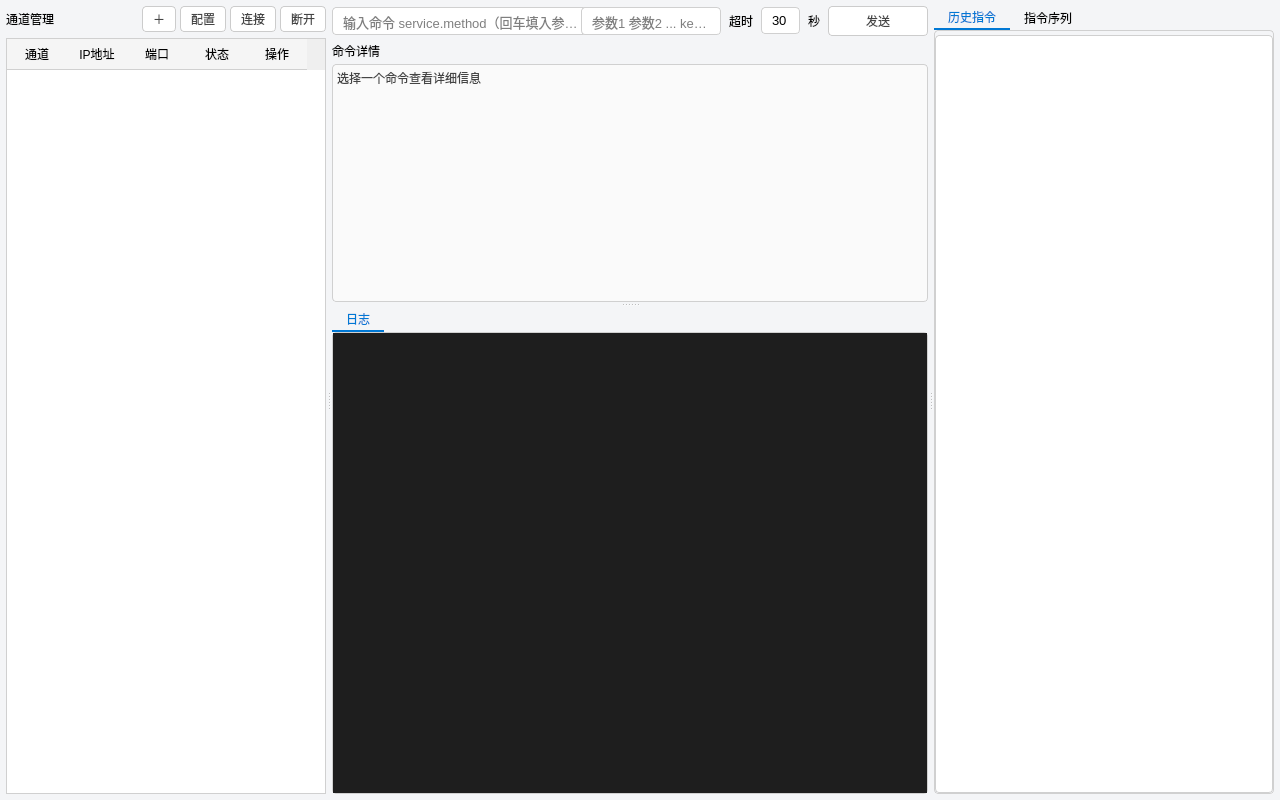
<?xml version="1.0" encoding="UTF-8"?>
<ui version="4.0">
 <class>MainWindow</class>
 <widget class="QMainWindow" name="MainWindow">
  <property name="geometry">
   <rect>
    <x>0</x>
    <y>0</y>
    <width>1280</width>
    <height>800</height>
   </rect>
  </property>
  <property name="minimumSize">
   <size>
    <width>1080</width>
    <height>640</height>
   </size>
  </property>
  <property name="windowTitle">
   <string>MIX-debug by:zjx</string>
  </property>
  <widget class="QWidget" name="centralWidget">
   <property name="styleSheet">
    <string notr="true">QWidget#centralWidget { background: #f4f5f7; }
QLabel#panelTitle { font-weight: bold; color: #555555; padding: 2px 2px; }
QLineEdit { background: #ffffff; border: 1px solid #d0d0d0; border-radius: 4px; padding: 4px 8px; font-size: 13px; }
QLineEdit:focus { border-color: #0078d4; }
QTextEdit#cmdInfoText { border: 1px solid #d0d0d0; border-radius: 4px; background: #fafafa; color: #444444; font-size: 12px; }
QTextEdit#logText { font-family: &quot;SF Mono&quot;, Menlo, monospace; font-size: 12px; background: #1e1e1e; color: #d4d4d4; border: none; }
QTabWidget::pane { border: 1px solid #d0d0d0; border-radius: 4px; }
QTabBar::tab { padding: 4px 14px; font-size: 12px; background: transparent; }
QTabBar::tab:selected { color: #0078d4; border-bottom: 2px solid #0078d4; }
QListWidget { border: 1px solid #d0d0d0; border-radius: 4px; font-size: 12px; background: #ffffff; }
QListWidget::item { padding: 4px 6px; }
QListWidget::item:selected { background: #e8f0fe; color: #0078d4; }
QTableWidget { border: 1px solid #d0d0d0; gridline-color: #eeeeee; font-size: 12px; background: #ffffff; }
QHeaderView::section { font-size: 12px; padding: 4px; background: #f5f5f5; border: none; border-bottom: 1px solid #d0d0d0; }
QPushButton { border: 1px solid #cccccc; border-radius: 4px; padding: 3px 10px; background: #ffffff; color: #444444; font-size: 12px; }
QPushButton:hover { border-color: #0078d4; color: #0078d4; }
QPushButton:pressed { background: #eef4fb; }
QPushButton#primaryButton { background: #0078d4; color: #ffffff; border: none; border-radius: 4px; padding: 5px 18px; font-size: 13px; }
QPushButton#primaryButton:hover { background: #106ebe; color: #ffffff; }
QPushButton#primaryButton:pressed { background: #005a9e; color: #ffffff; }
QPushButton#accentButton { background: #e8f0fe; color: #0078d4; border: 1px solid #b6d3f5; border-radius: 4px; padding: 6px 16px; font-size: 13px; }
QPushButton#accentButton:hover { background: #d6e6fb; }
QPushButton#accentButton:pressed { background: #c2d9f7; }</string>
   </property>
   <layout class="QVBoxLayout" name="mainLayout">
    <property name="spacing">
     <number>6</number>
    </property>
    <property name="leftMargin">
     <number>6</number>
    </property>
    <property name="topMargin">
     <number>6</number>
    </property>
    <property name="rightMargin">
     <number>6</number>
    </property>
    <property name="bottomMargin">
     <number>6</number>
    </property>
    <item>
     <widget class="QSplitter" name="mainSplitter">
      <property name="orientation">
       <enum>Qt::Horizontal</enum>
      </property>
      <property name="handleWidth">
       <number>6</number>
      </property>
      <property name="childrenCollapsible">
       <bool>false</bool>
      </property>
      <widget class="QWidget" name="leftPanel">
       <property name="minimumSize">
        <size>
         <width>320</width>
         <height>0</height>
        </size>
       </property>
       <layout class="QVBoxLayout" name="leftLayout">
        <property name="spacing">
         <number>6</number>
        </property>
        <property name="leftMargin">
         <number>0</number>
        </property>
        <property name="topMargin">
         <number>0</number>
        </property>
        <property name="rightMargin">
         <number>0</number>
        </property>
        <property name="bottomMargin">
         <number>0</number>
        </property>
        <item>
         <layout class="QHBoxLayout" name="channelToolbarLayout">
          <property name="spacing">
           <number>4</number>
          </property>
          <item>
           <widget class="QLabel" name="channelLabel">
            <property name="text">
             <string>通道管理</string>
            </property>
           </widget>
          </item>
          <item>
           <spacer name="channelToolbarSpacer">
            <property name="orientation">
             <enum>Qt::Horizontal</enum>
            </property>
            <property name="sizeHint" stdset="0">
             <size>
              <width>20</width>
              <height>20</height>
             </size>
            </property>
           </spacer>
          </item>
          <item>
           <widget class="QPushButton" name="addChannelButton">
            <property name="toolTip">
             <string>添加一个通道行</string>
            </property>
            <property name="text">
             <string>＋</string>
            </property>
           </widget>
          </item>
          <item>
           <widget class="QPushButton" name="configChannelButton">
            <property name="toolTip">
             <string>批量生成通道（IP/端口序列）</string>
            </property>
            <property name="text">
             <string>配置</string>
            </property>
           </widget>
          </item>
          <item>
           <widget class="QPushButton" name="batchConnectButton">
            <property name="toolTip">
             <string>连接选中的通道</string>
            </property>
            <property name="text">
             <string>连接</string>
            </property>
           </widget>
          </item>
          <item>
           <widget class="QPushButton" name="batchDisconnectButton">
            <property name="toolTip">
             <string>断开选中的通道</string>
            </property>
            <property name="text">
             <string>断开</string>
            </property>
           </widget>
          </item>
         </layout>
        </item>
        <item>
         <widget class="QTableWidget" name="ipTable">
          <property name="editTriggers">
           <set>QAbstractItemView::DoubleClicked</set>
          </property>
          <property name="selectionMode">
           <enum>QAbstractItemView::MultiSelection</enum>
          </property>
          <property name="selectionBehavior">
           <enum>QAbstractItemView::SelectRows</enum>
          </property>
          <property name="rowCount">
           <number>0</number>
          </property>
          <property name="columnCount">
           <number>5</number>
          </property>
          <attribute name="horizontalHeaderDefaultSectionSize">
           <number>60</number>
          </attribute>
          <attribute name="verticalHeaderDefaultSectionSize">
           <number>24</number>
          </attribute>
          <attribute name="verticalHeaderVisible">
           <bool>false</bool>
          </attribute>
          <column>
           <property name="text">
            <string>通道</string>
           </property>
          </column>
          <column>
           <property name="text">
            <string>IP地址</string>
           </property>
          </column>
          <column>
           <property name="text">
            <string>端口</string>
           </property>
          </column>
          <column>
           <property name="text">
            <string>状态</string>
           </property>
          </column>
          <column>
           <property name="text">
            <string>操作</string>
           </property>
          </column>
         </widget>
        </item>
       </layout>
      </widget>
      <widget class="QWidget" name="centerPanel">
       <layout class="QVBoxLayout" name="centerLayout">
        <property name="spacing">
         <number>6</number>
        </property>
        <property name="leftMargin">
         <number>0</number>
        </property>
        <property name="topMargin">
         <number>0</number>
        </property>
        <property name="rightMargin">
         <number>0</number>
        </property>
        <property name="bottomMargin">
         <number>0</number>
        </property>
        <item>
         <layout class="QHBoxLayout" name="commandBarLayout">
          <property name="spacing">
           <number>8</number>
          </property>
          <item>
           <widget class="QLineEdit" name="cmdInput">
            <property name="sizePolicy">
             <sizepolicy hsizetype="Expanding" vsizetype="Fixed">
              <horstretch>3</horstretch>
              <verstretch>0</verstretch>
             </sizepolicy>
            </property>
            <property name="minimumSize">
             <size>
              <width>260</width>
              <height>28</height>
             </size>
            </property>
            <property name="placeholderText">
             <string>输入命令 service.method（回车填入参数）</string>
            </property>
           </widget>
          </item>
          <item>
           <widget class="QLineEdit" name="paramInput">
            <property name="sizePolicy">
             <sizepolicy hsizetype="Expanding" vsizetype="Fixed">
              <horstretch>2</horstretch>
              <verstretch>0</verstretch>
             </sizepolicy>
            </property>
            <property name="minimumSize">
             <size>
              <width>140</width>
              <height>28</height>
             </size>
            </property>
            <property name="placeholderText">
             <string>参数1 参数2 ... key=value</string>
            </property>
           </widget>
          </item>
          <item>
           <widget class="QLabel" name="timeoutLabel">
            <property name="text">
             <string>超时</string>
            </property>
           </widget>
          </item>
          <item>
           <widget class="QLineEdit" name="timeoutInput">
            <property name="text">
             <string>30</string>
            </property>
            <property name="maximumSize">
             <size>
              <width>60</width>
              <height>16777215</height>
             </size>
            </property>
           </widget>
          </item>
          <item>
           <widget class="QLabel" name="timeoutUnitLabel">
            <property name="text">
             <string>秒</string>
            </property>
           </widget>
          </item>
          <item>
           <widget class="QPushButton" name="sendCmdButton">
            <property name="text">
             <string>发送</string>
            </property>
            <property name="minimumSize">
             <size>
              <width>100</width>
              <height>30</height>
             </size>
            </property>
            <property name="toolTip">
             <string>发送到所有已连接通道 (Ctrl+Return)</string>
            </property>
           </widget>
          </item>
         </layout>
        </item>
        <item>
         <widget class="QSplitter" name="centerSplitter">
          <property name="orientation">
           <enum>Qt::Vertical</enum>
          </property>
          <property name="handleWidth">
           <number>6</number>
          </property>
          <property name="childrenCollapsible">
           <bool>false</bool>
          </property>
          <widget class="QWidget" name="cmdInfoPanel">
           <property name="maximumSize">
            <size>
             <width>16777215</width>
             <height>260</height>
            </size>
           </property>
           <layout class="QVBoxLayout" name="cmdInfoLayout">
            <property name="spacing">
             <number>4</number>
            </property>
            <property name="leftMargin">
             <number>0</number>
            </property>
            <property name="topMargin">
             <number>0</number>
            </property>
            <property name="rightMargin">
             <number>0</number>
            </property>
            <property name="bottomMargin">
             <number>0</number>
            </property>
            <item>
             <widget class="QLabel" name="cmdInfoLabel">
              <property name="text">
               <string>命令详情</string>
              </property>
             </widget>
            </item>
            <item>
             <widget class="QTextEdit" name="cmdInfoText">
              <property name="readOnly">
               <bool>true</bool>
              </property>
              <property name="plainText">
               <string>选择一个命令查看详细信息</string>
              </property>
             </widget>
            </item>
           </layout>
          </widget>
          <widget class="QTabWidget" name="logTabWidget">
           <property name="currentIndex">
            <number>0</number>
           </property>
           <widget class="QTextEdit" name="logText">
            <property name="readOnly">
             <bool>true</bool>
            </property>
            <attribute name="title">
             <string>日志</string>
            </attribute>
           </widget>
          </widget>
         </widget>
        </item>
       </layout>
      </widget>
      <widget class="QWidget" name="rightPanel">
       <property name="minimumSize">
        <size>
         <width>340</width>
         <height>0</height>
        </size>
       </property>
       <layout class="QVBoxLayout" name="rightLayout">
        <property name="spacing">
         <number>6</number>
        </property>
        <property name="leftMargin">
         <number>0</number>
        </property>
        <property name="topMargin">
         <number>0</number>
        </property>
        <property name="rightMargin">
         <number>0</number>
        </property>
        <property name="bottomMargin">
         <number>0</number>
        </property>
        <item>
         <widget class="QTabWidget" name="rightTabWidget">
          <property name="currentIndex">
           <number>0</number>
          </property>
          <widget class="QWidget" name="historyTab">
           <attribute name="title">
            <string>历史指令</string>
           </attribute>
           <layout class="QVBoxLayout" name="historyTabLayout">
            <property name="leftMargin">
             <number>0</number>
            </property>
            <property name="topMargin">
             <number>4</number>
            </property>
            <property name="rightMargin">
             <number>0</number>
            </property>
            <property name="bottomMargin">
             <number>0</number>
            </property>
            <item>
             <widget class="QListWidget" name="historyList"/>
            </item>
           </layout>
          </widget>
          <widget class="QWidget" name="sequenceTab">
           <attribute name="title">
            <string>指令序列</string>
           </attribute>
           <layout class="QVBoxLayout" name="sequenceTabLayout">
            <property name="spacing">
             <number>6</number>
            </property>
            <property name="leftMargin">
             <number>0</number>
            </property>
            <property name="topMargin">
             <number>4</number>
            </property>
            <property name="rightMargin">
             <number>0</number>
            </property>
            <property name="bottomMargin">
             <number>0</number>
            </property>
            <item>
             <widget class="QListWidget" name="sequenceList"/>
            </item>
            <item>
             <widget class="QPushButton" name="executeSequenceButton">
              <property name="text">
               <string>执行序列</string>
              </property>
              <property name="minimumSize">
               <size>
                <width>0</width>
                <height>32</height>
               </size>
              </property>
             </widget>
            </item>
           </layout>
          </widget>
         </widget>
        </item>
       </layout>
      </widget>
     </widget>
    </item>
   </layout>
  </widget>
 </widget>
 <resources/>
 <connections/>
</ui>
